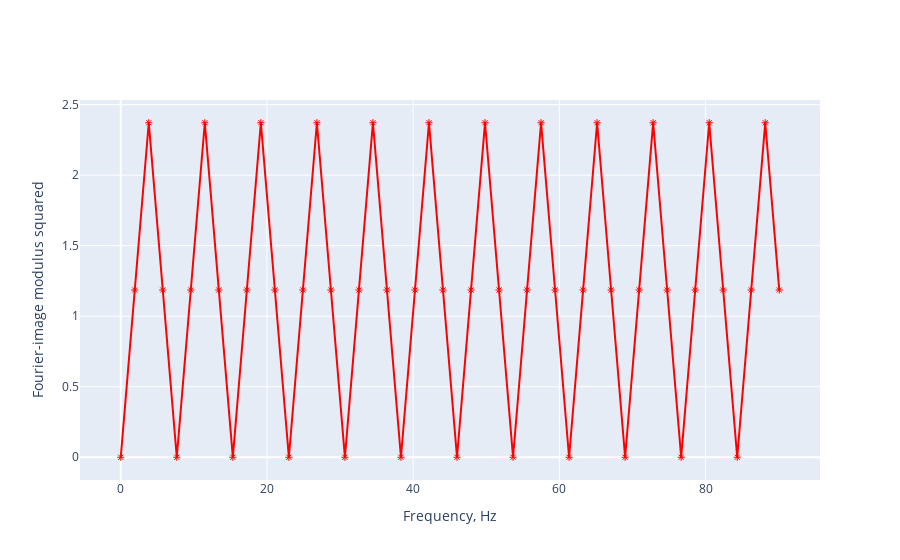

The notebook cell this image was saved under:
### Code cell
data = [
    go.Scatter(
        x = ff,
        y = np.real(Y2),
        mode = 'markers+lines',
        marker = dict(color='red', symbol=135)
    )
]
layout = go.Layout(
    xaxis=dict(title='Frequency, Hz'),
    yaxis=dict(title='Fourier-image modulus squared')
    )
fig = go.Figure(data=data, layout=layout)
iplot(fig)

### Figure 1 — Plotly figure (JSON) as saved in the notebook; plotly's stock layout.template omitted (floating-point values rounded to 4 significant figures)
{"data": [{"marker": {"color": "red", "symbol": 135}, "mode": "markers+lines", "type": "scatter", "x": [0, 1.917, 3.833, 5.75, 7.667, 9.583, 11.5, 13.42, 15.33, 17.25, 19.17, 21.08, 23, 24.92, 26.83, 28.75, 30.67, 32.58, 34.5, 36.42, 38.33, 40.25, 42.17, 44.08, 46, 47.92, 49.83, 51.75, 53.67, 55.58, 57.5, 59.42, 61.33, 63.25, 65.17, 67.08, 69, 70.92, 72.83, 74.75, 76.67, 78.58, 80.5, 82.42, 84.33, 86.25, 88.17, 90.08], "y": [0, 1.186, 2.372, 1.186, 7.612e-31, 1.186, 2.372, 1.186, 3.045e-30, 1.186, 2.372, 1.186, 3.201e-31, 1.186, 2.372, 1.186, 1.218e-29, 1.186, 2.372, 1.186, 1.353e-29, 1.186, 2.372, 1.186, 1.28e-30, 1.186, 2.372, 1.186, 1.743e-30, 1.186, 2.372, 1.186, 4.872e-29, 1.186, 2.372, 1.186, 5.139e-29, 1.186, 2.372, 1.186, 5.413e-29, 1.186, 2.372, 1.186, 5.694e-29, 1.186, 2.372, 1.186]}], "layout": {"xaxis": {"title": {"text": "Frequency, Hz"}}, "yaxis": {"title": {"text": "Fourier-image modulus squared"}}}}
